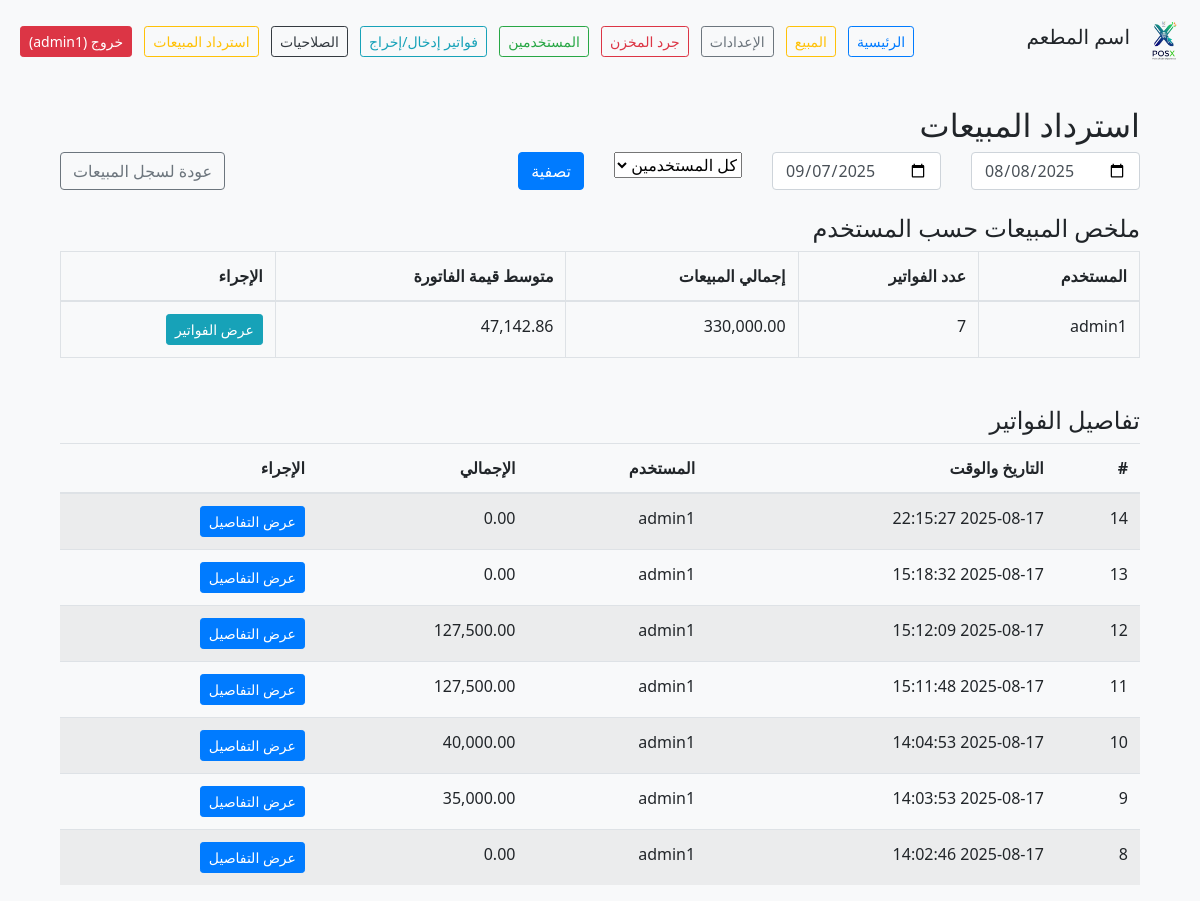
/public/refund.php (signed in), run on an earlier commit of the app's database.
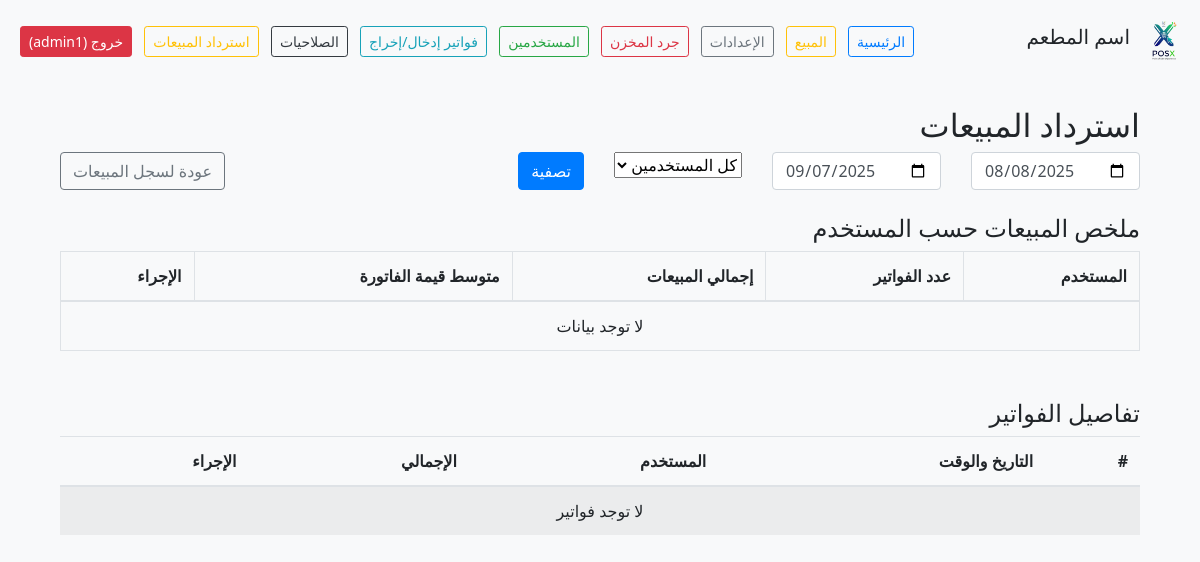
And on a later commit of the database.
### tables this page shows
CREATE TABLE Users (
	id INTEGER PRIMARY KEY AUTOINCREMENT,
	username TEXT UNIQUE NOT NULL,
	password_hash TEXT NOT NULL,
	role TEXT NOT NULL,
	created_at DATETIME DEFAULT CURRENT_TIMESTAMP
);

CREATE TABLE Orders (
	id INTEGER PRIMARY KEY AUTOINCREMENT,
	user_id INTEGER REFERENCES Users(id),
	total REAL NOT NULL,
	order_seq INTEGER,
	created_at DATETIME DEFAULT CURRENT_TIMESTAMP
);

### src/SalesLog.php (called while the page is built, shortened)
<?php
class SalesLog
{
    private PDO $db;
    public function __construct(PDO $db)
    {
        $this->db = $db;
    }
    public function summary(?string $dateFrom, ?string $dateTo, ?int $userId = null): array
    {
        $sql = "
            SELECT u.id AS user_id,
                   u.username,
                   COUNT(o.id)       AS sale_count,
                   SUM(o.total)      AS total_amount,
                   AVG(o.total)      AS avg_amount
              FROM Orders o
              JOIN Users u ON o.user_id = u.id
             WHERE 1=1
        ";
        $params = [];
        if ($dateFrom) {
            $sql .= " AND DATE(o.created_at) >= :from";
            $params[':from'] = $dateFrom;
        }
        if ($dateTo) {
            $sql .= " AND DATE(o.created_at) <= :to";
            $params[':to'] = $dateTo;
        }
        $sql .= " GROUP BY u.id, u.username ORDER BY total_amount DESC";
        $stmt = $this->db->prepare($sql);
        $stmt->execute($params);
        return $stmt->fetchAll(PDO::FETCH_ASSOC);
    }
    public function details(?string $dateFrom, ?string $dateTo, ?int $userId = null): array
    {
        $sql = "
            SELECT o.id AS order_id,
                   o.created_at,
                   o.total,
                   u.username
              FROM Orders o
              JOIN Users u ON o.user_id = u.id
             WHERE 1=1
        ";
        $params = [];
        if ($dateFrom) {
            $sql .= " AND DATE(o.created_at) >= :from";
            $params[':from'] = $dateFrom;
        }
        if ($dateTo) {
            $sql .= " AND DATE(o.created_at) <= :to";
            $params[':to'] = $dateTo;
        }
        $sql .= " ORDER BY o.created_at DESC";
        $stmt = $this->db->prepare($sql);
        $stmt->execute($params);
        return $stmt->fetchAll(PDO::FETCH_ASSOC);
    }
}

### public/refund.php (the view, shortened to what the changed rows need)
<?php
require_once __DIR__ . '/../src/init.php';
require_once __DIR__ . '/../src/SalesLog.php';
$from = $_GET['date_from'] ?? date('Y-m-d', strtotime('-30 days'));
$to = $_GET['date_to'] ?? date('Y-m-d');
$userId = isset($_GET['user_id']) ? (int)$_GET['user_id'] : 0;
$model = new SalesLog($db);
$summary = $model->summary($from, $to, $userId);
$details = $model->details($from, $to, $userId);
include 'header.php';
?>
<main class="container mt-4">
    <h2>استرداد المبيعات</h2>
    <table class="table table-bordered mb-5">
        <thead>
            <tr>
                <th>المستخدم</th>
                <th>عدد الفواتير</th>
                <th>إجمالي المبيعات</th>
                <th>متوسط قيمة الفاتورة</th>
                <th>الإجراء</th>
            </tr>
        </thead>
        <tbody>
            <?php foreach ($summary as $row): ?>
                <tr>
                    <td><?= htmlspecialchars($row['username']) ?></td>
                    <td><?= $row['sale_count'] ?></td>
                    <td><?= number_format($row['total_amount'], 2) ?></td>
                    <td><?= number_format($row['avg_amount'], 2) ?></td>
                    <td>
                        <a href="?date_from=<?= urlencode($from) ?>&date_to=<?= urlencode($to) ?>&user_id=<?= $row['user_id'] ?>"
                           class="btn btn-sm btn-info">عرض الفواتير</a>
                    </td>
                </tr>
            <?php endforeach; ?>
            <?php if (empty($summary)): ?>
                <tr><td colspan="5" class="text-center">لا توجد بيانات</td></tr>
            <?php endif; ?>
        </tbody>
    </table>
    <table class="table table-striped">
        <thead>
            <tr>
                <th>#</th>
                <th>التاريخ والوقت</th>
                <th>المستخدم</th>
                <th>الإجمالي</th>
                <th>الإجراء</th>
            </tr>
        </thead>
        <tbody>
            <?php foreach ($details as $o): ?>
                <tr>
                    <td><?= $o['order_id'] ?></td>
                    <td><?= htmlspecialchars($o['created_at']) ?></td>
                    <td><?= htmlspecialchars($o['username']) ?></td>
                    <td><?= number_format($o['total'], 2) ?></td>
                    <td>
                        <a href="?date_from=<?= urlencode($from) ?>&date_to=<?= urlencode($to) ?>&user_id=<?= $userId ?>&order_id=<?= $o['order_id'] ?>"
                           class="btn btn-sm btn-primary">عرض التفاصيل</a>
                    </td>
                </tr>
            <?php endforeach; ?>
            <?php if (empty($details)): ?>
                <tr><td colspan="5" class="text-center">لا توجد فواتير</td></tr>
            <?php endif; ?>
        </tbody>
    </table>
</main>
</body>
</html>

What changed in the data, as far as the page shows it:
no longer on this page (row unchanged): users: username "admin1", sale_count "7", total_amount "330,000.00", avg_amount "47,142.86"
removed orders: id "14", created_at "2025-08-17 22:15:27", user.username "admin1", total "0.00"
removed orders: id "13", created_at "2025-08-17 15:18:32", user.username "admin1", total "0.00"
removed orders: id "12", created_at "2025-08-17 15:12:09", user.username "admin1", total "127,500.00"
removed orders: id "11", created_at "2025-08-17 15:11:48", user.username "admin1", total "127,500.00"
removed orders: id "10", created_at "2025-08-17 14:04:53", user.username "admin1", total "40,000.00"
removed orders: id "9", created_at "2025-08-17 14:03:53", user.username "admin1", total "35,000.00"
removed orders: id "8", created_at "2025-08-17 14:02:46", user.username "admin1", total "0.00"
Also different on the page:
text now shown: "لا توجد بيانات لا توجد فواتير"
